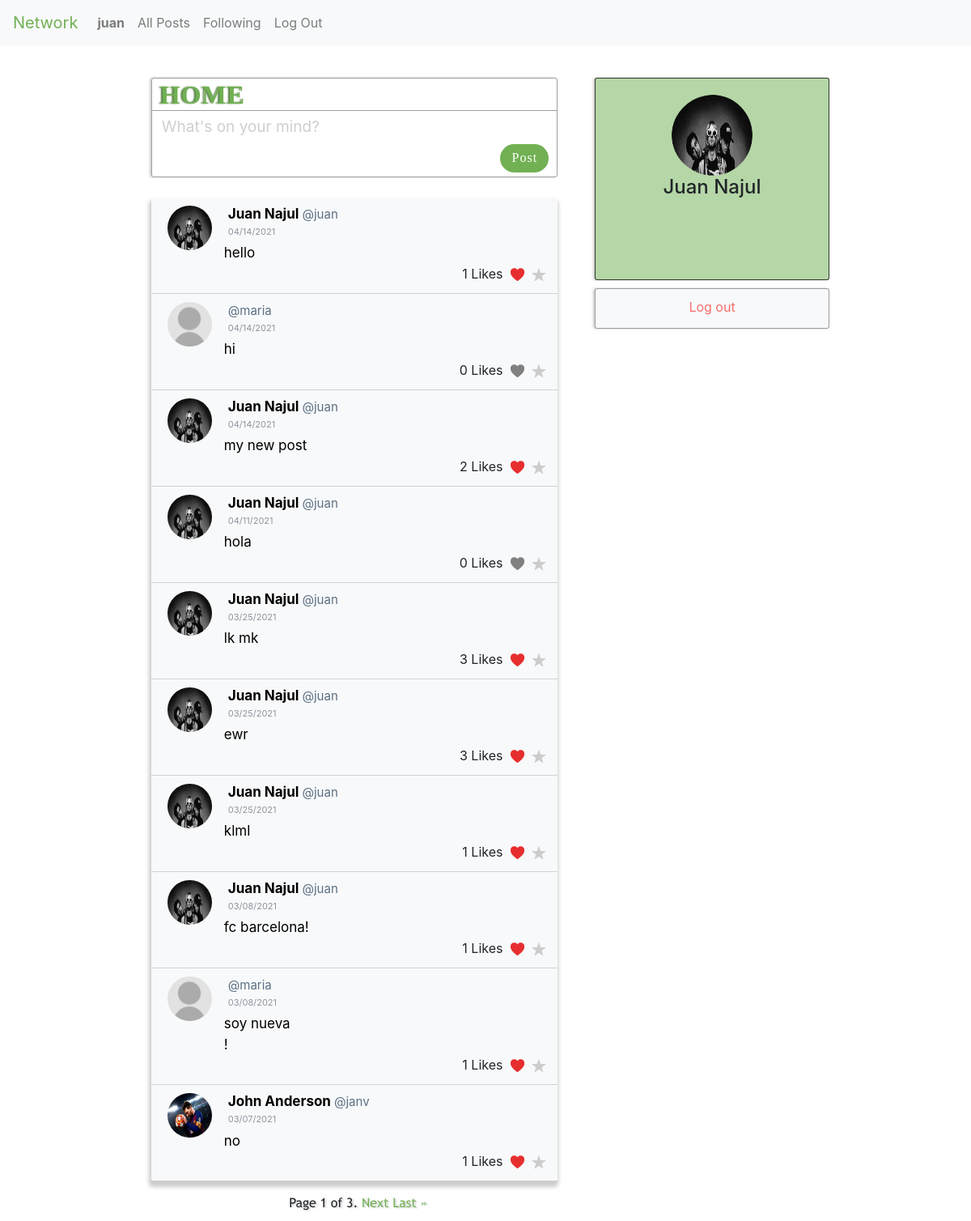
Screenshot of / (signed in) with the database file from the repository.
### network/models.py (models this page shows, shortened)
class User(AbstractUser):
    profile_image = models.ImageField(default='../static/network/img/defaultprofile.jpg', verbose_name='user_photo', upload_to='profile_img')
    pass

class Post(models.Model):
    content = models.CharField(max_length=255)
    user = models.ForeignKey(User, on_delete=models.CASCADE, related_name="author")
    likes = models.ManyToManyField(User, related_name="post_likes", null=True,blank=True)
    created_at = models.DateTimeField(auto_now_add=True)

### network/views.py (the view)
# urls.py: path("", views.index, name="index"),
def index(request):
    if request.method == "POST":
        if request.user.is_anonymous:
           return HttpResponseRedirect(reverse('index'))
        post_content = request.POST['content']
        new_post = Post(content=post_content, user=request.user)
        new_post.save()
        return HttpResponseRedirect(reverse('index'))
    else:
        posts= Post.objects.all().order_by("-id")
        paginator = Paginator(posts, 10)
        page_number = request.GET.get('page')
        page_obj = paginator.get_page(page_number)
        if request.user.is_authenticated:
            user_current = request.user
            current_user = get_object_or_404(User, username=user_current.username)
        else:
            current_user = None
        return render(request, "network/index.html", {
            "posts": page_obj,
            "current_user":current_user
        })

### network/templates/network/index.html (shortened to what this page needs)
{% extends "network/layout.html" %}
{% load static %}
{% block body %}
<section class="content">
    {% if user.is_authenticated %}
    <div id="post-content">
        <div class="container">
            <div class="row">
                <div id="create-post" class="col-12">
                    <div id="post-title">
                        <h2>HOME</h2s>
                    </div>
                    <div id="post-form" class="form-group">
                        <form action="{% url 'index' %}" method="POST">
                            <textarea oninput='this.style.height = "";this.style.height = this.scrollHeight + "px"'
                            class="form-control"
                            id="postContent"
                            rows="1"
                            maxlength="280"
                            name="content"
                            placeholder="What's on your mind?"></textarea>
                            <button type="submit" id="send-post">Post</button>
                        </form>
                    </div>
                </div>
            </div>
        </div>
    </div>
    {% endif %}
    <div id="profile-content">
        <div class="container">
            <div class="row">
                <aside id="profile-space" class="col-10">
                    {% if request.user.is_authenticated %}
                    <div class="row">
                        <div class="profile-photo">
                            <a href="{% url 'profile' username=current_user.username %}">
                                <img src="{{current_user.profile_image.url}}" alt="">
                            </a>
                        </div>
                    </div>
                    <div class="row">
                        <div class="profile-name">
                            {% if current_user.first_name|length >= 1 and current_user.last_name|length >= 1 %}
                            <h4>{{current_user.first_name}} {{current_user.last_name}}</h4>
                            {% else %}
                            <h4>@{{current_user.username}}</h4>
                            {% endif %}
                        </div>
                    </div>
                    {% endif %}
                </aside>
            </div>
            {% if request.user.is_authenticated %}
            <div class="row">
                <aside id="aside-logout" class="col-10">
                    <a href="{% url 'logout' %}">Log out</a>
                </aside>
            </div>
            {% endif %}
        </div>
    </div>
    <div id="published-content">
        <div class="container">
            <div class="row">
                <div id="published-post" class="col-12">
                    {% for post in posts%}
                    <div class="posts">
                        <div class="row">
                            <div class="post-photo" class="col-2">
                                <a href="{% url 'profile' username=post.user %}">
                                    <img src="{{post.user.profile_image.url}}" alt="" />
                                </a>
                            </div>
                            <div class="post-name col-6">
                                <a href="{% url 'profile' username=post.user %}">
                                    <h6>{{post.user.first_name}} {{post.user.last_name}} <span class="post-username">@{{post.user.username}}</span></h6>
                                </a>
                            </div>
                        </div>
                        <div class="row">
                            <p class="post-date col-12">{{post.created_at|date:"SHORT_DATE_FORMAT"}}</p>
                        </div>
                        <div class="row">
                            <p class="post-content col-12">{{post.content|linebreaksbr}}</p>
                        </div>
                        <div class="row">
                            <div class="post-buttons col-12">
                                <span class="num-likes id_num_likes{{post.id}}">{{post.likes.count}} Likes</span>
                                {% if request.user.is_authenticated %}
                                <span class="{% if request.user in post.likes.all %}in-like-post{% else %}like-post{% endif %} id_color_like{{post.id}}">
                                    <a id="like-post-link" data-postid="{{ post.id }}">N</a>
                                </span>
                                <span class="fav-post"><a href="">R</a></span>
                                {% endif %}
                            </div>
                        </div>
                    </div>
                    {% endfor %}
                </div>
                <div class="pagination">
                    <div id="pagination-content">
                        <span class="step-links">
                        <span class="current">
                            Page {{ posts.number }} of {{ posts.paginator.num_pages }}.
                        </span>
                        {% if posts.has_next %}
                            <a href="?page={{ posts.next_page_number }}">Next</a>
                            <a href="?page={{ posts.paginator.num_pages }}">Last &raquo;</a>
                        {% endif %}
                    </span>
                    </div>
                </div>
            </div>
        </div>
    </div>
</section>
{% endblock %}

### network/templates/network/layout.html (shortened to what this page needs)
{% load static %}
<!DOCTYPE html>
<html lang="en">
    <head>
        <link rel="stylesheet" href="https://stackpath.bootstrapcdn.com/bootstrap/4.4.1/css/bootstrap.min.css">
        <link href="{% static 'network/styles.css' %}" rel="stylesheet">
    </head>
    <body>
        <nav class="navbar navbar-expand-lg navbar-light bg-light">
            <a class="navbar-brand" id="logo-title" href="{% url 'index' %}">Network</a>
            <div>
              <ul class="navbar-nav mr-auto">
                {% if user.is_authenticated %}
                    <li class="nav-item">
                        <a class="nav-link" href="{% url 'profile' username=request.user.username %}"><strong id="username_for_like">{{ user.username }}</strong></a>
                    </li>
                {% endif %}
                <li class="nav-item">
                  <a class="nav-link" href="{% url 'index' %}">All Posts</a>
                </li>
                {% if user.is_authenticated %}
                    <li class="nav-item">
                        <a class="nav-link" href="{% url 'following' %}">Following</a>
                    </li>
                    <li class="nav-item">
                        <a class="nav-link" href="{% url 'logout' %}">Log Out</a>
                    </li>
                {% endif %}
              </ul>
            </div>
        </nav>
        <div class="body">
            {% block body %}
            {% endblock %}
        </div>
    </body>
</html>

### rows the page displays
User: username "juan", profile_image (picture), first_name "Juan", last_name "Najul"
Post: user.profile_image (picture), user.first_name "Juan", user.last_name "Najul", user.username "juan", created_at "04/14/2021", content "hello", likes.count "1"
Post: user.profile_image (placeholder picture), user.username "maria", created_at "04/14/2021", content "hi", likes.count "0"
Post: user.profile_image (picture), user.first_name "Juan", user.last_name "Najul", user.username "juan", created_at "04/14/2021", content "my new post", likes.count "2"
Post: user.profile_image (picture), user.first_name "Juan", user.last_name "Najul", user.username "juan", created_at "04/11/2021", content "hola", likes.count "0"
Post: user.profile_image (picture), user.first_name "Juan", user.last_name "Najul", user.username "juan", created_at "03/25/2021", content "lk mk", likes.count "3"
Post: user.profile_image (picture), user.first_name "Juan", user.last_name "Najul", user.username "juan", created_at "03/25/2021", content "ewr", likes.count "3"
Post: user.profile_image (picture), user.first_name "Juan", user.last_name "Najul", user.username "juan", created_at "03/25/2021", content "klml", likes.count "1"
Post: user.profile_image (picture), user.first_name "Juan", user.last_name "Najul", user.username "juan", created_at "03/08/2021", content "fc barcelona!", likes.count "1"
Post: user.profile_image (placeholder picture), user.username "maria", created_at "03/08/2021", content "soy nueva !", likes.count "1"
Post: user.profile_image (picture), user.first_name "John", user.last_name "Anderson", user.username "janv", created_at "03/07/2021", content "no", likes.count "1"

### other values shown
{{ posts.number }} "1"
{{ posts.paginator.num_pages }} "3"
